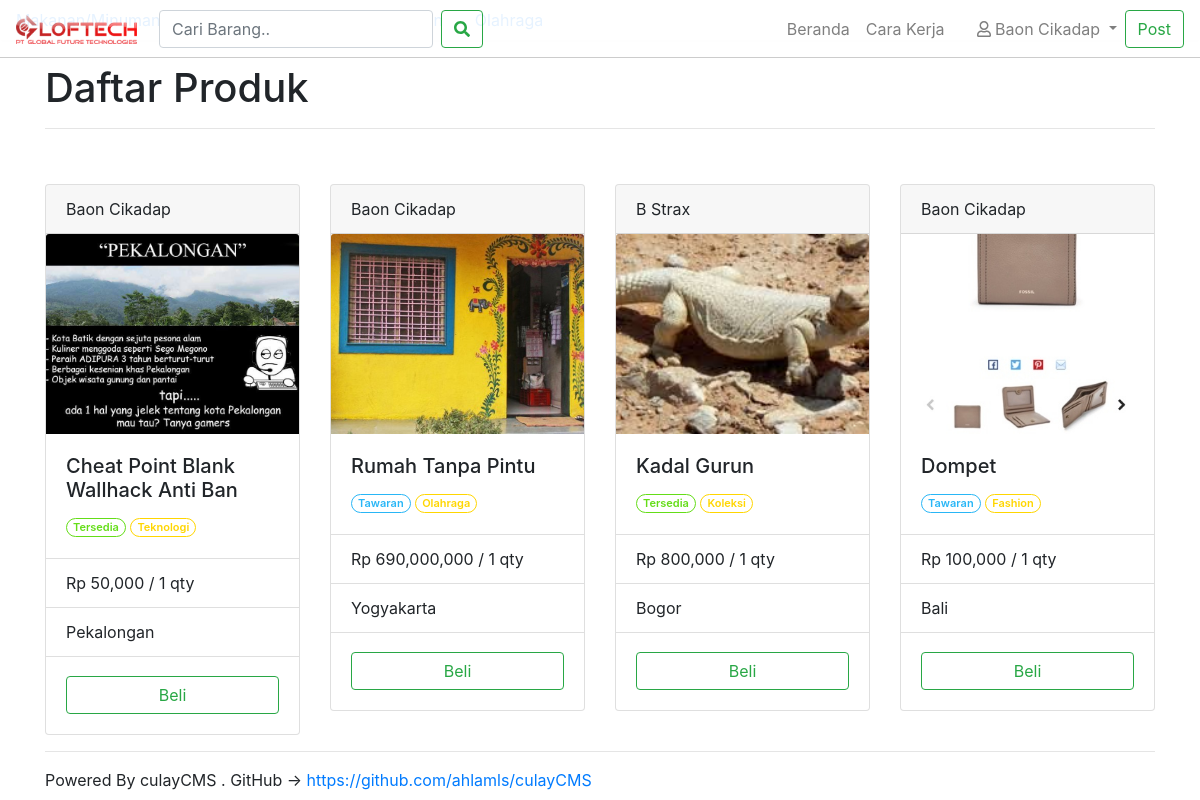
Screenshot of /produklist.php (signed in) with the database file from the repository.
### tables this page shows
CREATE TABLE `produk` (
  `id` int(11) NOT NULL,
  `judul` text NOT NULL,
  `desk` text NOT NULL,
  `harga` int(11) NOT NULL,
  `type` int(11) NOT NULL,
  `qty` int(11) NOT NULL,
  `gambar` text NOT NULL,
  `kota_id` int(11) NOT NULL,
  `kat_id` int(11) NOT NULL,
  `user_id` int(11) NOT NULL
);

CREATE TABLE `user` (
  `id` int(11) NOT NULL,
  `username` text NOT NULL,
  `name` text NOT NULL,
  `email` text NOT NULL,
  `password` text NOT NULL,
  `saldo` int(11) NOT NULL
);

CREATE TABLE `kategori` (
  `id` int(11) NOT NULL,
  `nama` text NOT NULL
);

CREATE TABLE `kota` (
  `id` int(11) NOT NULL,
  `nama` text NOT NULL,
  `gambar` text NOT NULL
);

### produklist.php (the view, shortened to what this page needs)
<?php
require_once "modular/header.php";
if (!isset($_GET['kat']) AND !isset($_GET['kota']) AND !isset($_GET['search']) AND !isset($_GET['user'])) {
  $title = "Daftar Produk";
  $query = "";
} else if (isset($_GET['kat'])){
  $kat = eskep($_GET['kat']);
    $query = "WHERE `kat_id` = $kat";
    $sql = "SELECT nama FROM kategori WHERE `id` = '$kat'";
$result = $conn->query($sql);
if ($result->num_rows > 0) {
    while($row = $result->fetch_assoc()) {
        $title = $row['nama'];
    }
} else {
  die("Invalid Kategori");
}
} else if (isset($_GET['kota'])){
  $kota = eskep($_GET['kota']);
    $query = "WHERE `kota_id` = $kota";
    $sql = "SELECT nama FROM kota WHERE `id` = '$kota'";
$result = $conn->query($sql);
if ($result->num_rows > 0) {
    while($row = $result->fetch_assoc()) {
        $title = $row['nama'];
    }
} else {
  die("Invalid Kota");
}
} else if (isset($_GET['search'])) {
  $search = eskep(htmlentities($_GET['search']));
    $title="Hasil Pencarian : " . $search;
    $query = "WHERE `judul` LIKE '%$search%'";
} else if (isset($_GET['user'])) {
  $search = eskep(htmlentities($_GET['user']));
    $query = "WHERE `user_id` = '$search'";
    $sql = "SELECT name FROM user WHERE `id` = '$search'";
$result = $conn->query($sql);
if ($result->num_rows > 0) {
    while($row = $result->fetch_assoc()) {
          $title="User : " . $row['name'];
    }
} else {
  die("Invalid User");
}
}
$sql = "SELECT * FROM produk $query ORDER BY `id` DESC ";
$result = $conn->query($sql);
if ($result->num_rows > 0) {
    while($row = $result->fetch_assoc()) {
      $gambar = $row['gambar'];
      $judul = $row['judul'];
      $harga = number_format($row['harga']);
      $qty = $row['qty'];
      $kategori_id = $row['kat_id'];
      $user_id = $row['user_id'];
      $kota_id = $row['kota_id'];
      $sqlx = "SELECT nama FROM kategori WHERE `id` = $kategori_id";
$resultx = $conn->query($sqlx);
if ($resultx->num_rows > 0) {
    while($rowx = $resultx->fetch_assoc()) {
        $kategori = $rowx['nama'];
    }
} else {
  $kategori = "Tidak Diketahui";
}
$sqlx = "SELECT nama FROM kota WHERE `id` = $kota_id";
$resultx = $conn->query($sqlx);
if ($resultx->num_rows > 0) {
while($rowx = $resultx->fetch_assoc()) {
  $kota = $rowx['nama'];
}
} else {
$kota = "Tidak Diketahui";
}
$sqlx = "SELECT name FROM user WHERE `id` = $user_id";
$resultx = $conn->query($sqlx);
if ($resultx->num_rows > 0) {
while($rowx = $resultx->fetch_assoc()) {
  $user= $rowx['name'];
}
} else {
$user = "Tidak Diketahui" ;
}
      if ($row['type'] == 0) {
        $badge = "<span class='badge badge-outlined badge-success'>Tersedia</span>";
      } else {
        $badge = "<span class='badge badge-outlined badge-info'>Tawaran</span>";
      }
      $aidi = $row['id'];
$produklist .= "<div class='col-xs-12 col-md-3 pcard'>
<br>
  <div class='card' style='width: 100%;'>
  <div class='card-header'>
   $user
 </div>
    <img src='$gambar' class=' crop11 card-img-top' alt='$judul'>
    <div class='card-body'>
      <h5 class='card-title'>$judul</h5>
      $badge <span class='badge badge-outlined badge-warning'>$kategori</span>
    </div>
    <ul class='list-group list-group-flush'>
      <li class='list-group-item'>Rp $harga / $qty qty</li>
      <li class='list-group-item'>$kota</li>
    </ul>
    <div class='card-body'>
      <a href='produk.php?id=$aidi' ><button type='button ' class='btn btn-outline-success w-100'>Beli</button></a>
    </div>
  </div>
</div>";
      }
} else {
    $produklist = "Tidak ada produk yang bisa ditampilkan";
}
?>
<body class="bg-light">
<?php require_once "modular/navbar.php"?>
<main role="main" class="container">
<br>
  <h1 class="d-none d-lg-block d-md-block"><?php echo $title ?></h1>
  <hr>
  <div class="row">
<?php echo $produklist;?>
  </div>
<hr>
Powered By culayCMS . GitHub -> <a href="https://github.com/ahlamls/culayCMS">https://github.com/ahlamls/culayCMS</a>
</main>
<?php
require_once "modular/footer.php" ?>

### assets/css/style.css (style rules this page uses)
.crop11 { object-fit: cover; width: 100%; height: 200px; }
.pcard { padding-top:15px !important; }
.bg-light { background-color:#FFFFFF !important; }
.badge { display: inline-block; font-size: 11px; font-weight: 600; padding: 3px 6px; border: 1px solid transparent; min-width: 10px; line-height: 1; color: #fff; text-align: center; white-space: nowrap; vertical-align: middle; border-radius: 99999px }
.badge.badge-success { background-color: #64DD17 }
.badge.badge-warning { background-color: #FFD600 }
.badge.badge-info { background-color: #29B6F6 }
.badge.badge-outlined { background-color: transparent }
.badge.badge-outlined.badge-success { border-color: #64DD17; color: #64DD17 }
.badge.badge-outlined.badge-warning { border-color: #FFD600; color: #FFD600 }
.badge.badge-outlined.badge-info { border-color: #29B6F6; color: #29B6F6 }

### rows the page displays
produk: user.name "Baon Cikadap", gambar (picture), judul "Cheat Point Blank Wallhack Anti Ban", type "Tersedia", kategori.nama "Teknologi", harga "50,000", qty "1", kota.nama "Pekalongan"
produk: user.name "Baon Cikadap", gambar (picture), judul "Rumah Tanpa Pintu", type "Tawaran", kategori.nama "Olahraga", harga "690,000,000", qty "1", kota.nama "Yogyakarta"
produk: user.name "B Strax", gambar (picture), judul "Kadal Gurun", type "Tersedia", kategori.nama "Koleksi", harga "800,000", qty "1", kota.nama "Bogor"
produk: user.name "Baon Cikadap", gambar (picture), judul "Dompet", type "Tawaran", kategori.nama "Fashion", harga "100,000", qty "1", kota.nama "Bali"

### other values shown
$uname "Baon Cikadap"
$title "Daftar Produk"
